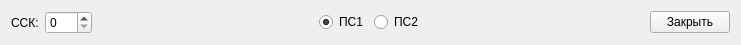
  <widget class="QWidget" name="horizontalLayoutWidget">
   <property name="geometry">
    <rect>
     <x>20</x>
     <y>690</y>
     <width>741</width>
     <height>41</height>
    </rect>
   </property>
   <layout class="QHBoxLayout" name="horizontalLayout">
    <item>
     <widget class="QLabel" name="label_9">
      <property name="text">
       <string>ССК:</string>
      </property>
     </widget>
    </item>
    <item>
     <widget class="QSpinBox" name="sbCurrentSSK">
      <property name="maximum">
       <number>127</number>
      </property>
     </widget>
    </item>
    <item>
     <spacer name="horizontalSpacer_2">
      <property name="orientation">
       <enum>Qt::Horizontal</enum>
      </property>
      <property name="sizeHint" stdset="0">
       <size>
        <width>40</width>
        <height>20</height>
       </size>
      </property>
     </spacer>
    </item>
    <item>
     <widget class="QRadioButton" name="rbPS1">
      <property name="text">
       <string>ПС1</string>
      </property>
      <property name="checked">
       <bool>true</bool>
      </property>
     </widget>
    </item>
    <item>
     <widget class="QRadioButton" name="rbPS2">
      <property name="text">
       <string>ПС2</string>
      </property>
     </widget>
    </item>
    <item>
     <spacer name="horizontalSpacer">
      <property name="orientation">
       <enum>Qt::Horizontal</enum>
      </property>
      <property name="sizeHint" stdset="0">
       <size>
        <width>40</width>
        <height>20</height>
       </size>
      </property>
     </spacer>
    </item>
    <item>
     <widget class="QPushButton" name="pbClose">
      <property name="text">
       <string>Закрыть</string>
      </property>
     </widget>
    </item>
   </layout>
  </widget>
